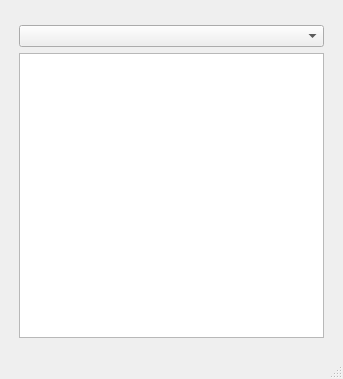
<?xml version="1.0" encoding="UTF-8"?>
<ui version="4.0">
 <class>MainWindow</class>
 <widget class="QMainWindow" name="MainWindow">
  <property name="geometry">
   <rect>
    <x>0</x>
    <y>0</y>
    <width>343</width>
    <height>379</height>
   </rect>
  </property>
  <property name="windowTitle">
   <string>Tv Kanalları Yayın Akışı</string>
  </property>
  <property name="styleSheet">
   <string notr="true">QWindget{padding:5}</string>
  </property>
  <widget class="QWidget" name="centralwidget">
   <layout class="QGridLayout" name="gridLayout">
    <item row="2" column="1">
     <widget class="QListWidget" name="lw_streams"/>
    </item>
    <item row="0" column="1">
     <spacer name="horizontalSpacer">
      <property name="orientation">
       <enum>Qt::Horizontal</enum>
      </property>
      <property name="sizeHint" stdset="0">
       <size>
        <width>40</width>
        <height>10</height>
       </size>
      </property>
     </spacer>
    </item>
    <item row="0" column="2" rowspan="4">
     <spacer name="verticalSpacer_2">
      <property name="orientation">
       <enum>Qt::Vertical</enum>
      </property>
      <property name="sizeHint" stdset="0">
       <size>
        <width>10</width>
        <height>40</height>
       </size>
      </property>
     </spacer>
    </item>
    <item row="3" column="1">
     <spacer name="horizontalSpacer_2">
      <property name="orientation">
       <enum>Qt::Horizontal</enum>
      </property>
      <property name="sizeHint" stdset="0">
       <size>
        <width>40</width>
        <height>10</height>
       </size>
      </property>
     </spacer>
    </item>
    <item row="1" column="1">
     <widget class="QComboBox" name="cb_channels"/>
    </item>
    <item row="0" column="0" rowspan="4">
     <spacer name="verticalSpacer">
      <property name="orientation">
       <enum>Qt::Vertical</enum>
      </property>
      <property name="sizeHint" stdset="0">
       <size>
        <width>10</width>
        <height>40</height>
       </size>
      </property>
     </spacer>
    </item>
   </layout>
  </widget>
  <widget class="QStatusBar" name="statusbar"/>
 </widget>
 <resources/>
 <connections/>
</ui>
